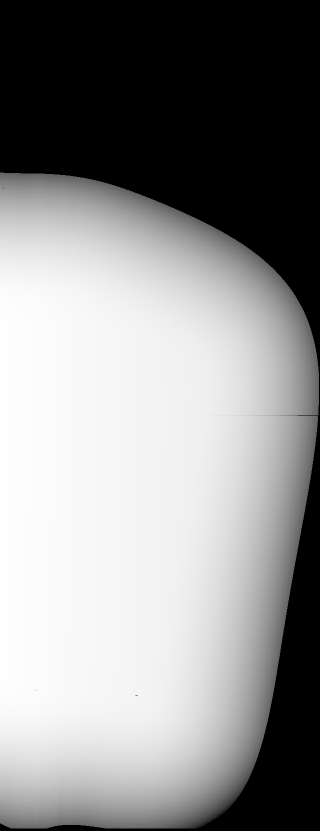
%> input picture 01_TD_SXA/thick_test.png, 639 x 1662 px (shown at 1/2 size)
$ octave --eval "line_detection(imread('thick_test.png'));"   (GNU Octave 9; MATLAB toolbox functions it lacks are replaced by stand-ins)
%> lines starting %> are read from the running program, lines starting %| are printed output that depends on the picture; in (x1, y1, x2, y2) boxes, pixels count from 0 and x2, y2 are one past the last pixel; in counts of white or black regions, pixels touching at a corner belong together; the program's own positions count from 1
### 02_3C_SXA_DXA/01_TD_SXA/SXA step phantom/9step_phantom(digi)/QClines_sorting.m
function QClines_sorting(coord_lines ) %coord
    global Analysis ROI figuretodraw  gen3

            %b = coord_lines;
            sz_coord = size(coord_lines);
            len = sz_coord(2);

            for i = 1:len
                j = 2*i-1;
                b(j,1:2) =  [coord_lines(1,i).point1(1),coord_lines(1,i).point1(2)] ;
                b(j+1,1:2) =  [coord_lines(1,i).point2(1),coord_lines(1,i).point2(2)] ;
            end
            coord = b;
% % %             mid_X = round(ROI.columns/2);
% % %             mid_Y = round(ROI.rows/2);
% % %             quarter_X = round(ROI.columns/4);
            mid_X = round(gen3.columns/2) + gen3.xmin;
            mid_Y = round(gen3.rows/2)+ gen3.ymin;
            quarter_X = round(gen3.columns/4)+gen3.xmin;

            gr1_index = find(b(:,1)< quarter_X & b(:,2) < mid_Y );
            gr2_index = find(b(:,1)> quarter_X & b(:,1) < mid_X+quarter_X & b(:,2) < mid_Y );
            gr3_index = find(b(:,1)> mid_X+quarter_X & b(:,2) < mid_Y );
            gr4_index = find(b(:,1)< quarter_X & b(:,2) > mid_Y );
            gr5_index = find(b(:,1)> quarter_X & b(:,1) < mid_X+quarter_X& b(:,2) > mid_Y );
            gr6_index = find(b(:,1)> mid_X+quarter_X & b(:,2) > mid_Y );

            gr1_mean = mean(b(gr1_index,:)); Analysis.x_1 = round(gr1_mean(1)); Analysis.y_1 = round(gr1_mean(2));
            gr2_mean = mean(b(gr2_index,:)); Analysis.x_2 = round(gr2_mean(1)); Analysis.y_2 = round(gr2_mean(2));
            gr3_mean = mean(b(gr3_index,:)); Analysis.x_3 = round(gr3_mean(1)); Analysis.y_3 = round(gr3_mean(2));
            gr4_mean = mean(b(gr4_index,:)); Analysis.x_4 = round(gr4_mean(1)); Analysis.y_4 = round(gr4_mean(2));
            gr5_mean = mean(b(gr5_index,:)); Analysis.x_5 = round(gr5_mean(1)); Analysis.y_5 = round(gr5_mean(2));
            gr6_mean = mean(b(gr6_index,:)); Analysis.x_6 = round(gr6_mean(1)); Analysis.y_6 = round(gr6_mean(2));
            %Analysis.thicknessWax1 = thickness_ROI(y_corner,x_corner);
            if isnan(Analysis.x_1)
                Analysis.x_1 = 1;
            end
            if isnan(Analysis.y_1)
                Analysis.y_1 = Analysis.y_2;
            end
             if isnan(Analysis.x_4)
                Analysis.x_4 = 1;
            end
            if isnan(Analysis.y_4)
                Analysis.y_4 = Analysis.y_5;
            end


            figure(figuretodraw); hold on;
% [10 lines of commented-out code are left out]
            plot(gr1_mean(1) + ROI.xmin - 1, gr1_mean(2) + ROI.ymin -1, '*b');
            text(gr1_mean(1) + ROI.xmin - 1, gr1_mean(2) + ROI.ymin - 50, num2str(1),'Color', 'y');
            plot(gr2_mean(1) + ROI.xmin - 1, gr2_mean(2) + ROI.ymin - 1 , '*b');
            text(gr2_mean(1) + ROI.xmin - 1, gr2_mean(2) + ROI.ymin - 50, num2str(2),'Color', 'y');
            plot(gr3_mean(1) + ROI.xmin - 1, gr3_mean(2) + ROI.ymin - 1, '*b');
            text(gr3_mean(1) + ROI.xmin - 1, gr3_mean(2) + ROI.ymin - 50, num2str(3), 'Color', 'y');
            plot(gr4_mean(1) + ROI.xmin - 1, gr4_mean(2) + ROI.ymin - 1, '*b');
            text(gr4_mean(1) + ROI.xmin - 1, gr4_mean(2) + ROI.ymin - 50, num2str(4), 'Color', 'y');
            plot(gr5_mean(1) + ROI.xmin - 1, gr5_mean(2) + ROI.ymin - 1, '*b');
            text(gr5_mean(1) + ROI.xmin - 1, gr5_mean(2) + ROI.ymin - 50, num2str(5), 'Color', 'y');
            plot(gr6_mean(1) + ROI.xmin - 1, gr6_mean(2) + ROI.ymin, '*b');
            text(gr6_mean(1) + ROI.xmin - 1, gr6_mean(2) + ROI.ymin - 50, num2str(6), 'Color', 'y');
% [67 lines of commented-out code are left out]


### 01_TD_SXA/line_detection.m
function line_detection(image)
    %imwrite(image, 'U:\smalkov\GEN3 phantom test\bw.png','png');
     %BW = rotI;
    %[H,T,R] = hough(BW);
%    ure;imagesc(image);colormap(gray);
    BW = imclearborder(image);
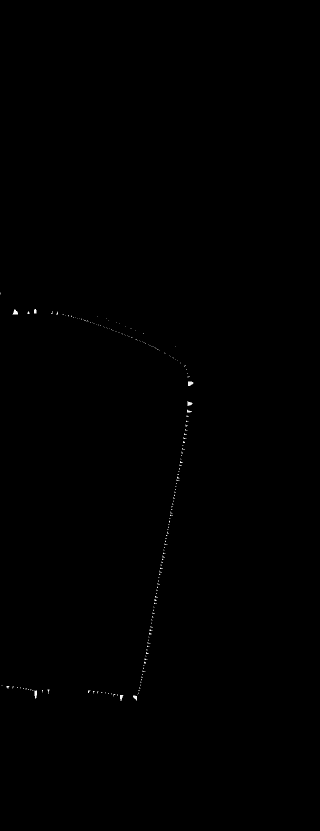
%> BW: size 1662x639 uint16 (shown at 1/2 size); min 0, max 7266, mean 8.7; drawn with min black and max white

% [7 lines of commented-out code are left out]

    [H,T,R] = hough(BW,'RhoResolution',2,'ThetaResolution',0.1);
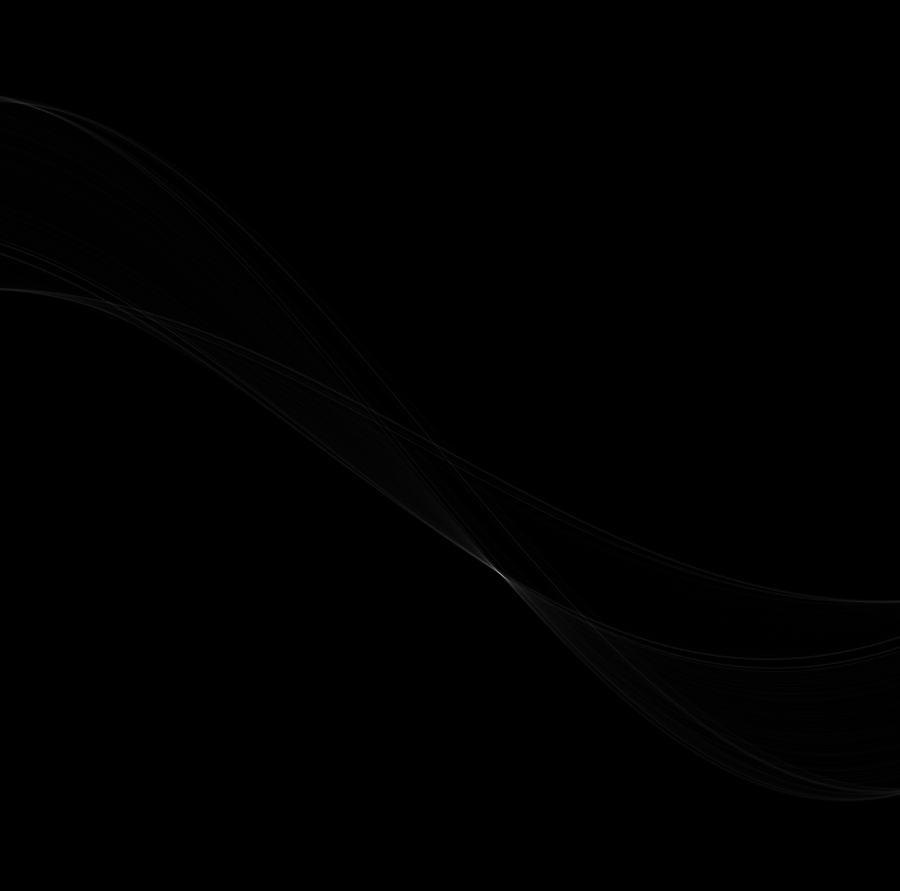
%> H: size 1781x1800 double (shown at 1/2 size); min 0, max 337, mean 0.7; drawn with min black and max white
%> T = 1800 values from -90 to 89.9; R = 1781 values from -1780 to 1780
    P  = houghpeaks(H,5,'threshold',ceil(0.3*max(H(:))));
%> P = [1148 1001; 1133 980]
    x = T(P(:,2)); y = R(P(:,1));
%> after `x = T(P(:,2))`: x = [10 7.9]
%> after `y = R(P(:,1))`: y = [514 484]
    % Find lines  detection and plot them
    lines = houghlines(BW,T,R,P,'FillGap',15,'MinLength',10);
%> lines = 7 lines; point1 to point2 (x, y): (323, 1130) to (356, 950), (278, 1387) to (298, 1281), (369, 869) to (379, 823), (360, 930) to (368, 885), (369, 868) to (376, 825), (313, 1187) to (322, 1145), (307, 1220) to (311, 1208)


    handle_phant = findobj('Tag','GEN3');
    figure(handle_phant(end));hold on
    max_len = 0;
    for k = 1:length(lines)
       xy = [lines(k).point1; lines(k).point2];
       plot(xy(:,1),xy(:,2),'LineWidth',2,'Color','green');

       % Plot beginnings and ends of lines
       plot(xy(1,1),xy(1,2),'x','LineWidth',2,'Color','yellow');
       plot(xy(2,1),xy(2,2),'x','LineWidth',2,'Color','red');

       % Determine the endpoints of the longest line segment
       len = norm(lines(k).point1 - lines(k).point2);
       if ( len > max_len)
          max_len = len;
          xy_long = xy;
       end
    end
%> this loop made 7 passes
%> (len, max_len, xy_long) on passes 1, 4: (107.9, 107.9, [278 1387; 298 1281]), (183, 183, [323 1130; 356 950])
%> (xy, len) on passes 2, 3, 5, 6, 7: ([307 1220; 311 1208], 12.65), ([313 1187; 322 1145], 42.95), ([360 930; 368 885], 45.71), ([369 869; 379 823], 47.07), ([369 868; 376 825], 43.57)
    figure(handle_phant(end));hold on
     % Find lines using edge detection and plot them
    BW = edge(image,'canny');
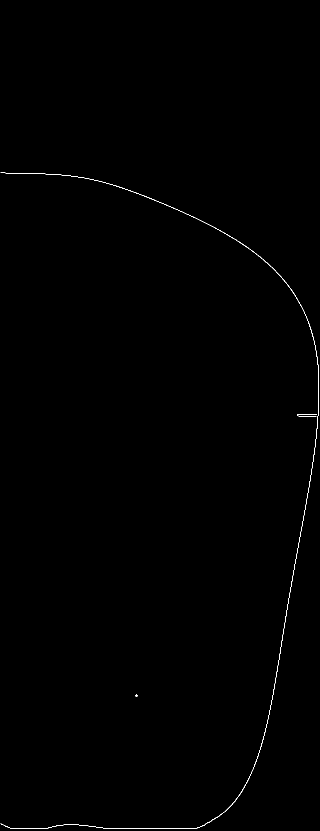
%> BW: size 1662x639 logical (shown at 1/2 size); 0.23% white in thin lines or dots, all inside (x1, y1, x2, y2) = (1, 345, 638, 1657)
   % [6 lines of commented-out code are left out]

    [H,T,R] = hough(BW,'RhoResolution',2,'ThetaResolution',0.1);
    P  = houghpeaks(H,5,'threshold',ceil(0.2*max(H(:))));
%> P = [1277 998; 1719 1800; 762 218; 1261 976; 770 238]
    x = T(P(:,2)); y = R(P(:,1));
%> after `x = T(P(:,2))`: x = [9.7 89.9 -68.3 7.5 -66.3]
%> after `y = R(P(:,1))`: y = [772 1656 -258 740 -242]
    % Find lines  detection and plot them
    lines_2 = houghlines(BW,T,R,P,'FillGap',15,'MinLength',10);
%> lines_2 = 8 lines; point1 to point2 (x, y): (539, 1430) to (632, 886), (207, 1657) to (395, 1657), (281, 389) to (415, 448), (233, 372) to (369, 426), (616, 992) to (632, 885), (21, 1657) to (97, 1657), (635, 847) to (635, 858), (634, 858) to (634, 868)

    max_len = 0;
    for k = 1:length(lines_2)
       xy = [lines_2(k).point1; lines_2(k).point2];
       plot(xy(:,1),xy(:,2),'LineWidth',2,'Color','green');

       % Plot beginnings and ends of lines
       plot(xy(1,1),xy(1,2),'x','LineWidth',2,'Color','yellow');
       plot(xy(2,1),xy(2,2),'x','LineWidth',2,'Color','red');

       % Determine the endpoints of the longest line segment
       len = norm(lines_2(k).point1 - lines_2(k).point2);
       if ( len > max_len)
          max_len = len;
          xy_long = xy;
       end
    end
%> this loop made 8 passes
%> (len, max_len, xy_long) on pass 1: (551.9, 551.9, [539 1430; 632 886])
%> (xy, len) on passes 2 to 7: ([21 1657; 97 1657], 76), ([207 1657; 395 1657], 188), ([233 372; 369 426], 146.3), ([616 992; 632 885], 108.2), ([634 858; 634 868], 10), ([635 847; 635 858], 11)

     % [62 lines of commented-out code are left out]
    plot(xy_long(:,1),xy_long(:,2),'LineWidth',2,'Color','cyan');
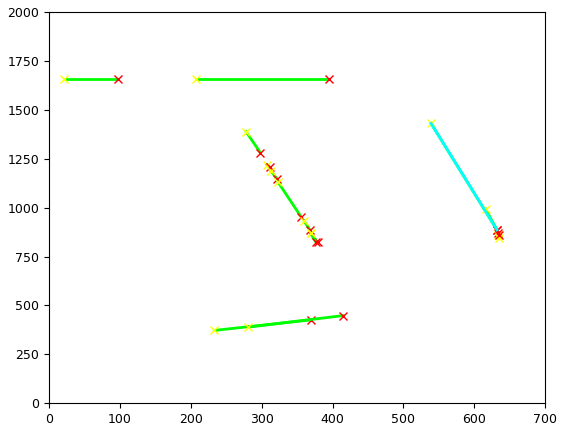
%> figure redrawn from the program's plot data
    coord_lines = [lines, lines_2];
%> coord_lines = 15 lines; longest, point1 to point2 (x, y): (539, 1430) to (632, 886), (207, 1657) to (395, 1657), (323, 1130) to (356, 950), (281, 389) to (415, 448), (233, 372) to (369, 426), (616, 992) to (632, 885)
    QClines_sorting(coord_lines); %sort_lines =
%> in QClines_sorting, `sz_coord = size(coord_lines);`: sz_coord = [1 15]
%> in QClines_sorting, `len = sz_coord(2);`: len = 15
%> the loop in QClines_sorting, `for i = 1:len` made 15 passes
%> j on passes 1 to 12: 1, 3, 5, 7, 9, 11, 13, 15, 17, 19, 21, 23
%> after the loop in QClines_sorting, `for i = 1:len`: b = 30 rows, first 12: [278 1387; 298 1281; 307 1220; 311 1208; 313 1187; 322 1145; 323 1130; 356 950; 360 930; 368 885; 369 869; 379 823]
%> in QClines_sorting, `coord = b;`: coord has the same summary as b
%> the run ends on the next line
    a = 1;
